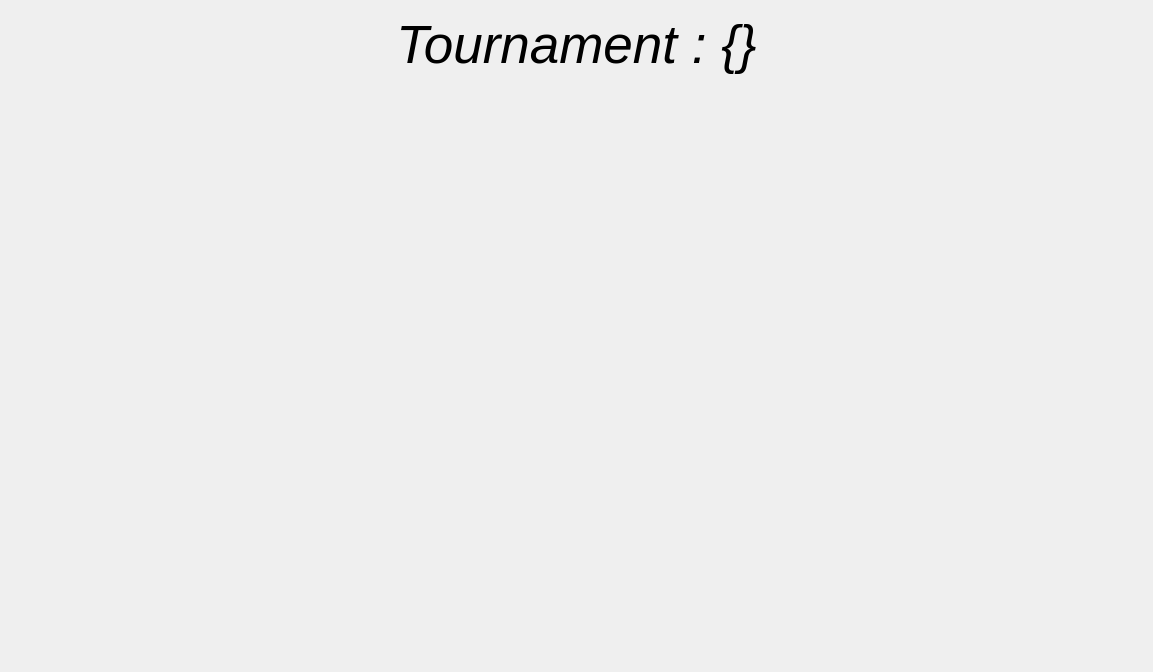
<?xml version="1.0" encoding="UTF-8"?>
<ui version="4.0">
 <class>Form</class>
 <widget class="QWidget" name="Form">
  <property name="geometry">
   <rect>
    <x>0</x>
    <y>0</y>
    <width>1153</width>
    <height>672</height>
   </rect>
  </property>
  <property name="windowTitle">
   <string>Form</string>
  </property>
  <property name="styleSheet">
   <string notr="true">QRadioButton {
	border: 2px solid rgb(74, 74, 107);
	border-radius: 10px;
	border-color: rgb(74, 74, 107);
}

QRadioButton::checked {
    background-color: rgba(44, 44, 63, 240);
}

QRadioButton::indicator {
    background-color: transparent;
    border: 0px solid transparent;
}</string>
  </property>
  <layout class="QVBoxLayout" name="verticalLayout">
   <property name="leftMargin">
    <number>15</number>
   </property>
   <property name="topMargin">
    <number>15</number>
   </property>
   <property name="rightMargin">
    <number>15</number>
   </property>
   <property name="bottomMargin">
    <number>9</number>
   </property>
   <item>
    <widget class="QLabel" name="tnName">
     <property name="sizePolicy">
      <sizepolicy hsizetype="Preferred" vsizetype="Fixed">
       <horstretch>0</horstretch>
       <verstretch>0</verstretch>
      </sizepolicy>
     </property>
     <property name="font">
      <font>
       <pointsize>40</pointsize>
       <weight>50</weight>
       <italic>true</italic>
       <bold>false</bold>
      </font>
     </property>
     <property name="text">
      <string>Tournament : {}</string>
     </property>
     <property name="alignment">
      <set>Qt::AlignCenter</set>
     </property>
    </widget>
   </item>
   <item>
    <widget class="QWidget" name="mainLayout" native="true">
     <property name="enabled">
      <bool>true</bool>
     </property>
     <property name="sizePolicy">
      <sizepolicy hsizetype="Expanding" vsizetype="Expanding">
       <horstretch>0</horstretch>
       <verstretch>0</verstretch>
      </sizepolicy>
     </property>
     <layout class="QHBoxLayout" name="horizontalLayout" stretch="0">
      <item>
       <layout class="QHBoxLayout" name="paintArea"/>
      </item>
     </layout>
    </widget>
   </item>
  </layout>
 </widget>
 <resources>
  <include location="assets.qrc"/>
 </resources>
 <connections/>
</ui>
